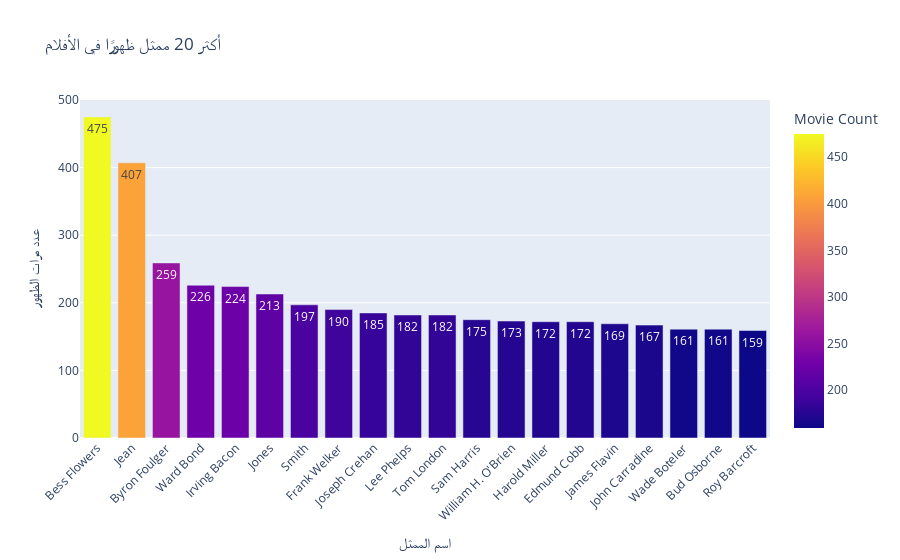

Notebook code cell kept with this figure:
### Markdown cell above
### أكثر الممثلين من حيث عدد الأفلام:
من جدول top_20_act، نلاحظ:

Bess Flowers هي الأكثر ظهورًا بـ 475 فيلم، وهي مشهورة بلقب "ملكة الكومبارس"، لأنها ظهرت في مئات الأفلام غالبًا بأدوار صغيرة أو ثانوية.

يجي بعدها Jean بـ 407 فيلم، وByron Foulger بـ 259 فيلم، وهكذا.

إذا منلاحظ، معظم الأسماء يلي عندها عدد أفلام كبير هم ممثلين كانوا يظهروا كثيرًا بأدوار صغيرة أو في خلفية المشهد، خصوصًا في الحقبة الكلاسيكية من هوليوود.

### أكثر الممثلين من حيث تنوع الأنواع السينمائية (تعدد أنواع الأفلام):
من جدول actor_genre_counts، نلاحظ:

Jean هو الأكثر تنوعًا بـ 191 نوع/تصنيف مختلف، يلي بيدل إنو شارك بمجموعة كبيرة من الأنواع السينمائية (أكشن، دراما، كوميدي، رعب...).

بعدها Frank Welker بـ 147 نوع، وهو معروف بالأداء الصوتي، خصوصًا بأفلام الأنيميشن، يلي تساهم بتنوع تصنيفات الأفلام يلي بيشارك فيها.

Bess Flowers عندها أيضًا تنوع بـ 145 نوع،  منطقي كونها ظهرت في عدد كبير  الأفلام .

### هل في علاقة بين عدد الأفلام والتنوع؟


 في بعض الحالات، الممثل يلي عنده عدد كبير من الأفلام بيكون عنده تنوع عالي أيضًا، مثل:

Jean ثاني أكتر ممثل أفلام وأكتر ممثل تنوعًا.

Bess Flowers أكتر وحدة أفلام وثالث وحدة من حيث التنوع.

 لكن مو شرط دائمًا:

في ممثلين عندهم أفلام كثيرة بس تنوعهم أقل نسبيًا، مثل:

Irving Bacon عنده 224 فيلم بس مش ضمن قائمة أكتر تنوعًا.

Lee Phelps 182 فيلم وما ظهر بقائمة التنوع.

 بالمقابل، في ممثلين عندهم تنوع كبير بس مش من أكثر الناس إنتاجًا:

مثل Danny Trejo عنده 102 نوع بس مش من أعلى الناس بعدد الأفلام ضمن الـ Top 20.

### Code cell
act_counts = pd.Series(all_actors).value_counts()


top_20_act = act_counts.head(20).reset_index()
top_20_act.columns = ['actor', 'Movie Count']

fig = px.bar(top_20_act, x='actor', y='Movie Count',
             title='أكثر 20 ممثل ظهورًا في الأفلام',
             text='Movie Count', color='Movie Count', color_continuous_scale='Plasma')
fig.update_layout(xaxis_title='اسم الممثل', yaxis_title='عدد مرات الظهور', xaxis_tickangle=-45)
fig.show()

### Figure 1 — Plotly figure (JSON) as saved in the notebook; plotly's stock layout.template omitted (floating-point values rounded to 4 significant figures)
{"data": [{"hovertemplate": "actor=%{x}<br>Movie Count=%{marker.color}<extra></extra>", "legendgroup": "", "marker": {"color": [475, 407, 259, 226, 224, 213, 197, 190, 185, 182, 182, 175, 173, 172, 172, 169, 167, 161, 161, 159], "coloraxis": "coloraxis", "pattern": {"shape": ""}}, "name": "", "orientation": "v", "showlegend": false, "text": [475.0, 407.0, 259.0, 226.0, 224.0, 213.0, 197.0, 190.0, 185.0, 182.0, 182.0, 175.0, 173.0, 172.0, 172.0, 169.0, 167.0, 161.0, 161.0, 159.0], "textposition": "auto", "type": "bar", "x": ["Bess Flowers", "Jean", "Byron Foulger", "Ward Bond", "Irving Bacon", "Jones", "Smith", "Frank Welker", "Joseph Crehan", "Lee Phelps", "Tom London", "Sam Harris", "William H. O'Brien", "Harold Miller", "Edmund Cobb", "James Flavin", "John Carradine", "Wade Boteler", "Bud Osborne", "Roy Barcroft"], "xaxis": "x", "y": [475, 407, 259, 226, 224, 213, 197, 190, 185, 182, 182, 175, 173, 172, 172, 169, 167, 161, 161, 159], "yaxis": "y"}], "layout": {"barmode": "relative", "coloraxis": {"colorbar": {"title": {"text": "Movie Count"}}, "colorscale": [[0, "#0d0887"], [0.1111, "#46039f"], [0.2222, "#7201a8"], [0.3333, "#9c179e"], [0.4444, "#bd3786"], [0.5556, "#d8576b"], [0.6667, "#ed7953"], [0.7778, "#fb9f3a"], [0.8889, "#fdca26"], [1, "#f0f921"]]}, "legend": {"tracegroupgap": 0}, "title": {"text": "أكثر 20 ممثل ظهورًا في الأفلام"}, "xaxis": {"anchor": "y", "domain": [0, 1], "tickangle": -45, "title": {"text": "اسم الممثل"}}, "yaxis": {"anchor": "x", "domain": [0, 1], "title": {"text": "عدد مرات الظهور"}}}}
